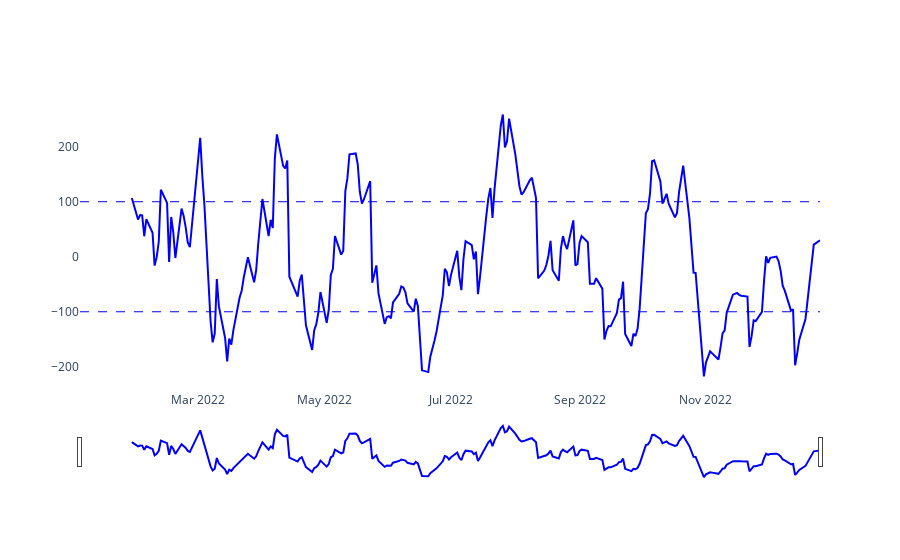

The code cell stored with this chart in its notebook:
### Code cell
fig = go.Figure()

fig.add_trace(
    go.Scatter(
        name="CCI",
        x=CCI_TA.cci().index,
        y=CCI_TA.cci(),
        line=dict(color='blue', width=2))
)

fig.add_hline(y=-100,line_color="blue",line_width=1, line_dash="dash")
fig.add_hline(y=100,line_color="blue",line_width=1, line_dash="dash")

fig.update_layout(xaxis_rangeslider_visible=True)
fig.update_layout(paper_bgcolor='rgba(0,0,0,0)', plot_bgcolor='rgba(0,0,0,0)')

### Figure 1 — Plotly figure (JSON) as saved in the notebook; plotly's stock layout.template omitted (floating-point values rounded to 4 significant figures; data arrays with more than 128 entries replaced by an {"elided": "..."} marker saying what was removed)
{"data": [{"line": {"color": "blue", "width": 2}, "name": "CCI", "type": "scatter", "x": {"elided": "247 str values"}, "y": {"elided": "247 float values"}}], "layout": {"paper_bgcolor": "rgba(0,0,0,0)", "plot_bgcolor": "rgba(0,0,0,0)", "shapes": [{"line": {"color": "blue", "dash": "dash", "width": 1}, "type": "line", "x0": 0, "x1": 1, "xref": "x domain", "y0": -100, "y1": -100, "yref": "y"}, {"line": {"color": "blue", "dash": "dash", "width": 1}, "type": "line", "x0": 0, "x1": 1, "xref": "x domain", "y0": 100, "y1": 100, "yref": "y"}], "xaxis": {"rangeslider": {"visible": true}}}}
